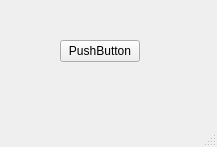
<?xml version="1.0" encoding="UTF-8"?>
<ui version="4.0">
 <class>MainWindow</class>
 <widget class="QMainWindow" name="MainWindow">
  <property name="geometry">
   <rect>
    <x>0</x>
    <y>0</y>
    <width>217</width>
    <height>147</height>
   </rect>
  </property>
  <property name="windowTitle">
   <string>MainWindow</string>
  </property>
  <widget class="QWidget" name="centralwidget">
   <widget class="QPushButton" name="pushButton">
    <property name="geometry">
     <rect>
      <x>60</x>
      <y>40</y>
      <width>80</width>
      <height>22</height>
     </rect>
    </property>
    <property name="text">
     <string>PushButton</string>
    </property>
   </widget>
  </widget>
  <widget class="QMenuBar" name="menubar">
   <property name="geometry">
    <rect>
     <x>0</x>
     <y>0</y>
     <width>217</width>
     <height>21</height>
    </rect>
   </property>
  </widget>
  <widget class="QStatusBar" name="statusbar"/>
 </widget>
 <resources/>
 <connections/>
</ui>
